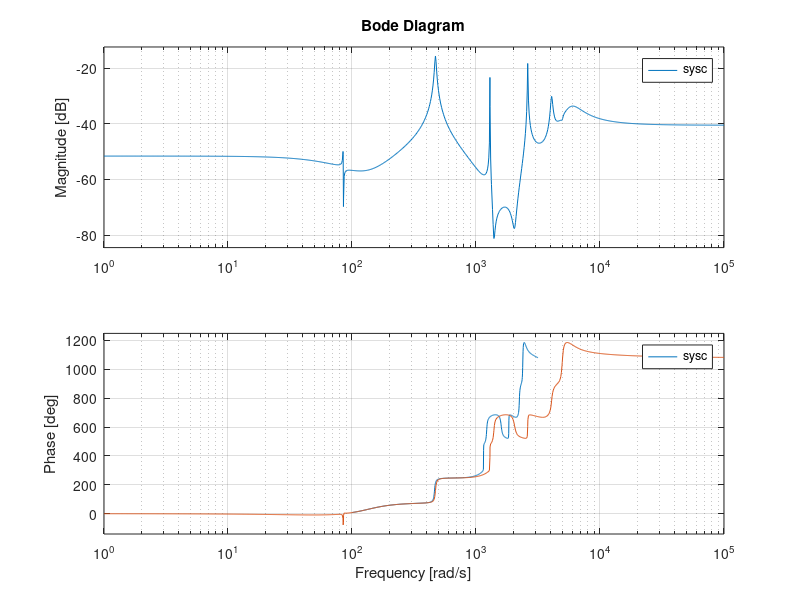
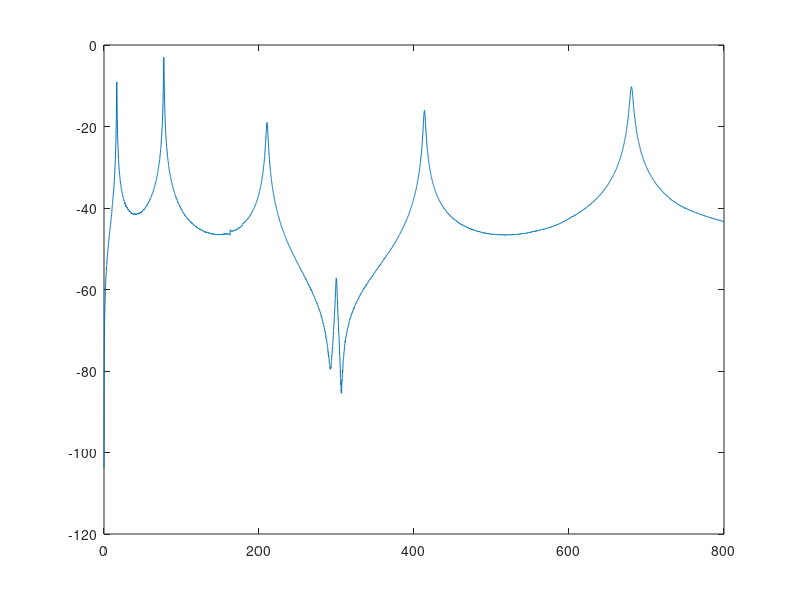

Write MATLAB code to recreate these figures, in order. (Note: this script raises an error after producing the figures.)
%% ===========================================================================================
% Multi-input Multi-output code based on Algorithm 1 in MCKELVEY et al. 1996 
% in IEEE TAC. The Script is written by ATTA OVEISI at Ruhr-Uni. Bochum in 
% Germany. Use of this code without permission is not allowed! Contact: atta.oveisi@rub.de
% ============================================================================================

%%
clc
clear
close all

% Fast Fourrier Transformation parameters
% Baseband
fmax = 800;  % frequency span (Hz)
fs = 2.56*fmax; % Nyquist frequency (Hz)

dt = 1/fs;  % sampling time (sec)

m = 1;                 % number of input
p = 1;                 % number of output 

%% Input signal generation with window and overlap
load('iddata.mat')
freq_vec = act1_1(:,2);
ww = freq_vec*2*pi;

iddata_act1 = (act1_1(:,3)+1i*act1_1(:,4))';
iddata_act2 = (act2_1(:,3)+1i*act2_1(:,4))';
iddata_shaker = (shaker_1(:,3)+1i*shaker_1(:,4))';

% Up to freq(index) Hz 
index = 6401;
freq_vec = freq_vec(1:index,:);
iddata_act1 = iddata_act1(:,1:index);
iddata_act2 = iddata_act2(:,1:index);
iddata_shaker = iddata_shaker(:,1:index);

[M,~] = size(freq_vec); % M-> number of frequency samples

G = zeros(p,m,M);
if ((m == 1)&&(p == 1))
    G(1,1,:) = iddata_act1(1,:);
elseif ((m == 2)&&(p == 1))
    for i = 1:M
        G(1,1,i) = iddata_act1(1,i);
        G(1,2,i) = iddata_shaker(1,i);
    end
else
    for i = 1:M
    G(:,1,i) = iddata_act1(:,i);
    G(:,2,i) = iddata_act2(:,i);
    G(:,3,i) = iddata_shaker(:,i);
    end
end

% Uniformly-spaced frequencies
% wk = ((0:M)*pi/M)';
T = 5/max(ww);
select_w = 1;
wk = 2*atan(T*ww(select_w:end)/2);

% Eq. (11): Extend the transfer function to the full unit circle.
for k = 1:M-1
    
    for i = 1:p
        for j = 1:m
            G(i,j,M+k) = conj(G(i,j,M-k)); % if MIMO maybe a transpose is required
        end
    end
end

%% Eq. (12): 2*M-point IDFT
n = 16; % order of system
q = 79; % Sentence after Eq. (7)
r = 73;
q = 30; % Sentence after Eq. (7)
r = 60;

if q+r > 2*M
    error('Wrong! q+r cannot be greater than 2*M')
end

if (n > q) || (n > r)
    error('Wrong! q >= n OR r >= n is not satisfied!!!')
end

dum_h_hat_i = zeros(p,m,2*M);
for i = 0:q+r-1 % i = 0:2*M-1 This is the correct form but we do not use it
    for k = 0:M-1
        dum_h_hat_i(:,:,i+1) = dum_h_hat_i(:,:,i+1) + (G(:,:,k+1)).*exp(1i*(i-1)*wk(k+1,1)); % exp(1i*(i-1)*wk(k+1,1))  exp(1i*(i-1)*2*pi*k/(2*M))
    end
%     disp(i)
end
% h_hat_i = (1/(2*M)).*(dum_h_hat_i);
h_hat_i = (1/(2*M)).*(dum_h_hat_i);


% Eq. (13): Assign q and r and construct Hankel matrix H_hat
k = 0;
% H_hat = zeros(q*p,r*m);
for i = 1:q
    for j = 1:r
        H_hat((i-1)*p+1:i*p,(j-1)*m+1:j*m) = squeeze(h_hat_i(:,:,k+1)); % 'k+1' instead of 'k' because i ~= 0 in Eq. (13)
        k = k+1;
    end
    k = i+1; % WRONG: This 'i+2' instead of 'i+1' is because of what I have written in Eq. (12)
end

% SVD of Hankel matrix 
[U_hat,Sigma_hat,V_hat] = svd([real(H_hat) imag(H_hat)]);
V_hat_t = V_hat';

% Eq. (14): System order decomposition
U_hat_s = U_hat(:,1:n);
U_hat_o = U_hat(:,n+1:end);

Sigma_hat_s = Sigma_hat(1:n,1:n);
Sigma_hat_o = Sigma_hat(n+1:end,n+1:end);

V_hat_t_s = V_hat_t(1:n,:);
V_hat_t_o = V_hat_t(n+1:end,:);
V_hat_s = V_hat_t_s';
V_hat_o = V_hat_t_o';

% Eqs. (17)-(19)
J1 = [eye((q-1)*p) zeros((q-1)*p,p)];
J2 = [zeros((q-1)*p,p) eye((q-1)*p)];
J3 = [eye(p) zeros(p,(q-1)*p)];

% Eqs (15) and (16): Finding A_hat and C_hat
X_plus = @(X) ((X'*X)^(-1))*X'; % Moore-Penrose pseudoinverse of full-column rand matrix X
A_hat = (X_plus(J1*U_hat_s))*J2*U_hat_s;

% Help pinv
% A_hat = (pinv(J1*U_hat_s))*J2*U_hat_s;
C_hat = J3*U_hat_s;

%% Eq. (20): Least Square Problem for detemining B_hat & D_hat 
II = repmat(eye(p),M,1);
S = zeros(M*p,n);
for i = 1:M
    S((i-1)*p+1:i*p,:) = C_hat/((exp(1i*wk(i,1)))*eye(size(A_hat))-A_hat);
end
AA = [S II];
AAA = kron(eye(m),AA);
AAAA = [real(AAA);imag(AAA)];

k = 1;
BBB = zeros(p*M*m,1);
for i = 1:m
    for j = 1:M
        BBB((k-1)*p+1:k*p,1) = squeeze(G(:,i,j));
        k = k+1;
    end
end

BBBB = [real(BBB);imag(BBB)];

% teta = ((AAAA'*AAAA)^-1)*AAAA'*BBBB;
teta = pinv(AAAA)*BBBB;

B_hat = zeros(n,m);
D_hat = zeros(p,m);
for i = 1:m
    teta_dum = teta((i-1)*(p+n)+1:i*(p+n),1);
    B_hat(:,i) = teta_dum(1:n,:);
    D_hat(:,i) = teta_dum(n+1:end,:);
end

% %%
% for i = 1:M+1
%     epsilon(:,:,i) = squeeze(G(:,:,i))-D_hat-(C_hat/((exp(1i*wk(i,1)))*eye(size(A_hat))-A_hat))*B_hat; % estimation error
%     normed_eps(1,i) = norm(squeeze(epsilon(:,:,i)));
% end
% figure(1);
% plot(wk,normed_eps);

% estimated transfer function 
G_hat = ss(A_hat,B_hat,C_hat,D_hat,T);
sysc = d2c(G_hat,'tustin');
figure(2)
bode(G_hat)
hold on
bode(sysc)

figure(3)
k = 0;
for i = 1:m
    for j = 1:p
        k = k+1;
        subplot(m,p,k)
        plot(freq_vec,20*log10(abs(squeeze(G(j,i,1:M)))));
        hold on
        [magG,phaseG,w] = bode(sysc(j,i),freq_vec*2*pi);
        for l = 1:size(w)
            bb(l,1) = squeeze(magG(:,:,l));
        end
        plot(w/2/pi,20*log10(bb),'r')
        xlim([0 fmax])
    end
end